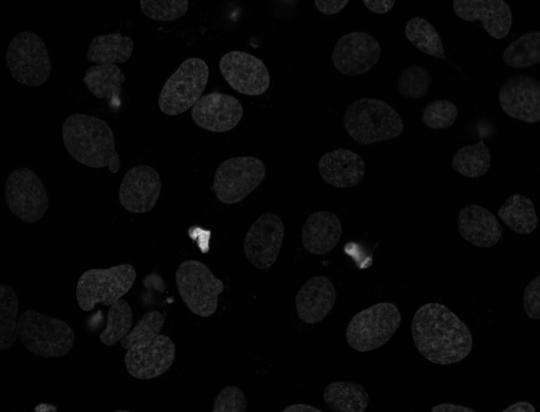
#> input picture Project 1/original/4.png, 540 x 412 px; the run also reads 2 pictures not shown here
$ python HW1.py
#> lines starting #> are read from the running program, lines starting #| are printed output that depends on the picture; after the words box and inside, x2 and y2 are one past the last pixel; in counts of white or black regions, pixels touching at a corner belong together
import cv2
import numpy as np
import os.path

def median_fiter(image, kernel_size):
    image_median = image.copy()
    k = kernel_size // 2
    image_median_boarder = cv2.copyMakeBorder(image_median, k, k, k, k, cv2.BORDER_REFLECT)
    for i in range(k, image_median_boarder.shape[0]-k):
        for j in range(k, image_median_boarder.shape[1]-k):
            kernel = image_median_boarder[i-k:i+kernel_size-k, j-k:j+kernel_size-k]
            median_value = np.median(kernel)
            image_median[i-k, j-k] = median_value
    return image_median

def my_integral(image):
    integral_image = image.copy()
    integral_image = np.concatenate((np.zeros((1, image.shape[1])), integral_image), axis=0)
    integral_image = np.concatenate((np.zeros((image.shape[0]+1, 1)), integral_image), axis=1)
    integral_image = integral_image.astype(int)
    integral_image = np.cumsum(integral_image, axis = 1)
    integral_image = np.cumsum(integral_image, axis = 0)
    return integral_image

filename = 'original/4.png'
original_img = cv2.imread(filename, cv2.IMREAD_GRAYSCALE)
#> original_img is the input picture: shape (412, 540); min 0, max 219, mean 6.9
# cv2.namedWindow('original')
# cv2.imshow('original', original_img)
# cv2.waitKey(0)

filename = 'noise/4.png'
noise_img = cv2.imread(filename, cv2.IMREAD_GRAYSCALE)
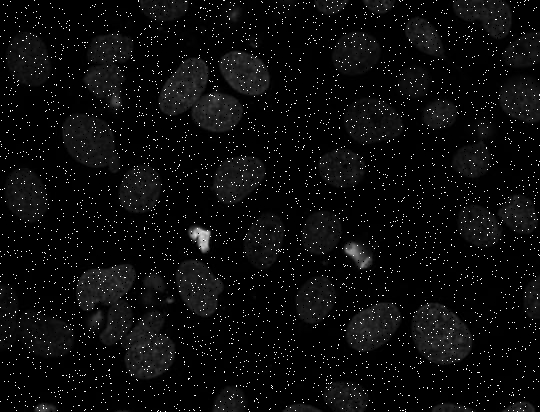
#> input picture Project 1/noise/4.png, 540 x 412 px
#> noise_img is the input picture: shape (412, 540); min 0, max 255, mean 11.7
# cv2.namedWindow('noise')
# cv2.imshow('noise', noise_img)
# cv2.waitKey(0)

# Filter salt and pepper noise using median filter
filename = 'filtered/filtered_img.png'
if not os.path.exists(filename):
    filtered_img = median_fiter(noise_img, 3)
    cv2.imwrite(filename, filtered_img)
filtered_img = cv2.imread(filename, cv2.IMREAD_GRAYSCALE)
cv2.namedWindow('filtered', cv2.WINDOW_NORMAL)
cv2.imshow('filtered', filtered_img)
cv2.waitKey(0)

# Convert image from grayscale to binary
thr, binary_img = cv2.threshold(filtered_img, 6, 255, cv2.THRESH_BINARY)
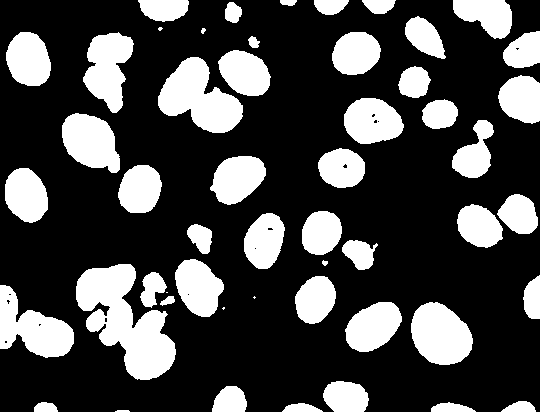
#> binary_img: shape (412, 540); 27.8% white; 52 white regions (4 under 20 px), largest, box (x1, y1, x2, y2) and area: (76, 264, 176, 380) 6058, (158, 57, 243, 133) 3710, (0, 285, 74, 358) 2955
# cv2.namedWindow('binary1')
# cv2.imshow('binary1', binary_img)
# cv2.waitKey(0)

# Closing
strel = cv2.getStructuringElement(cv2.MORPH_ELLIPSE, (3,3))
binary_img = cv2.morphologyEx(binary_img, cv2.MORPH_CLOSE, strel)
#> binary_img: shape (412, 540); 27.9% white; 51 white regions (3 under 20 px), largest, box (x1, y1, x2, y2) and area: (76, 264, 176, 380) 6074, (158, 57, 243, 133) 3713, (0, 285, 74, 358) 2970
# cv2.namedWindow('binary closing')
# cv2.imshow('binary closing', binary_img)
# cv2.waitKey(0)

# Opening
strel = cv2.getStructuringElement(cv2.MORPH_ELLIPSE, (13,13))
binary_img = cv2.morphologyEx(binary_img, cv2.MORPH_OPEN, strel)
#> binary_img: shape (412, 540); 27.3% white; 43 white regions, largest, box (x1, y1, x2, y2) and area: (76, 264, 176, 380) 6003, (158, 57, 243, 133) 3679, (411, 302, 473, 365) 2897
# [9 lines of commented-out code are left out]
strel = cv2.getStructuringElement(cv2.MORPH_ELLIPSE, (3,3))
binary_img = cv2.morphologyEx(binary_img, cv2.MORPH_CLOSE, strel, iterations=2)
#> binary_img: shape (412, 540); 27.4% white; 41 white regions, largest, box (x1, y1, x2, y2) and area: (76, 264, 176, 380) 6054, (158, 57, 243, 133) 3685, (0, 285, 74, 358) 2918
# cv2.namedWindow('binary closing2')
# cv2.imshow('binary closing2', binary_img)
# cv2.waitKey(0)

# Opening
strel = cv2.getStructuringElement(cv2.MORPH_ELLIPSE, (13 ,13))
binary_img = cv2.morphologyEx(binary_img, cv2.MORPH_OPEN, strel)
#> binary_img: shape (412, 540); 27.4% white; 43 white regions, largest, box (x1, y1, x2, y2) and area: (76, 264, 176, 380) 6050, (158, 57, 243, 133) 3685, (0, 285, 74, 358) 2918
# cv2.namedWindow('binary opening2')
# cv2.imshow('binary opening2', binary_img)
# cv2.waitKey(0)

cv2.namedWindow('binary preprocessed2', cv2.WINDOW_NORMAL)
cv2.imshow('binary preprocessed2', binary_img)
cv2.waitKey(0)

# Red color in BGR
color = (0, 0, 255)
# Line thickness of 2 pixels
thickness = 1
font = cv2.FONT_HERSHEY_SIMPLEX
fontScale = 0.5

# Integral
filename = 'summed_area_table.npy'
if not os.path.exists(filename):
    int_img = my_integral(filtered_img)
    np.save('summed_area_table.npy', int_img)
int_img = np.load(filename)
#> (reads Project 1/summed_area_table.npy from the repository)

# Check if summed_area_table and cv2.integral are the same
# opencv_int_img = cv2.integral(filtered_img)
# print((int_img == opencv_int_img).all())

# Find connected components and statistics
n_labels, labels = cv2.connectedComponents(binary_img)
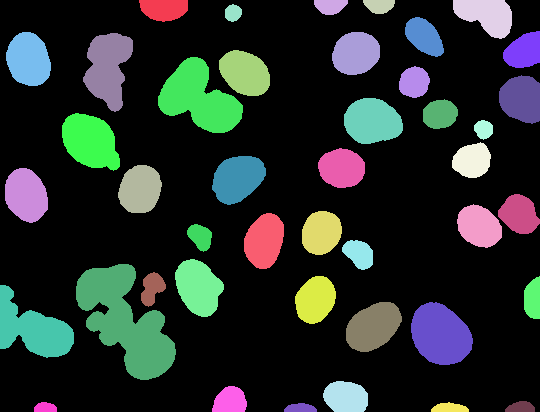
#> labels: shape (412, 540) int32; 44 distinct labels, from 0 to 43; one colour per label, 0 black
#> n_labels = 44
filtered_img = cv2.cvtColor(filtered_img, cv2.COLOR_GRAY2BGR)

for label in range(1, n_labels):
    mask = np.array(labels, dtype=np.uint8)
    mask[labels == label] = 255
    mask[labels != label] = 0
    x, y, w, h = cv2.boundingRect(mask)
    filtered_img = cv2.rectangle(filtered_img, (x, y),(x+w, y+h), color, thickness)
    org = (int(x+0.1*w), int(y+h*0.9))
    filtered_img = cv2.putText(filtered_img, str(label), org, font, fontScale, color, thickness, cv2.LINE_AA)

    area = np.count_nonzero(mask == 255)
    bounding_box_area = w*h
    mean_graylevel_value = (int_img[y, x] - int_img[h+y, x] - int_img[y, w+x] + int_img[h+y, w+x])/bounding_box_area

    print("---- Region " + str(label) + ": ----")
    print("Area (px):", area)
    print("Bounding Box Area (px):", bounding_box_area)
    print("Mean graylevel value in bounding box:", mean_graylevel_value)
#> this loop made 43 passes
#> (x, y, w, h, org, area, bounding_box_area, mean_graylevel_value) on passes 1 to 12: (139, 0, 49, 22, (143, 19), 866, 1078, 15.28), (314, 0, 34, 15, (317, 13), 392, 510, 16.78), (363, 0, 32, 14, (366, 12), 346, 448, 18.97), (453, 0, 59, 39, (458, 35), 1574, 2301, 15.55), (225, 4, 17, 18, (226, 20), 234, 306, 14.82), (405, 17, 39, 40, (408, 53), 1023, 1560, 16.14), (503, 31, 37, 37, (506, 64), 1032, 1369, 12.51), (6, 32, 45, 54, (10, 80), 1878, 2430, 12.66), (83, 33, 50, 79, (88, 104), 2548, 3950, 14.97), (332, 32, 48, 43, (336, 70), 1642, 2064, 13.51), (219, 50, 51, 46, (224, 91), 1761, 2346, 25.99), (158, 57, 85, 76, (166, 125), 3685, 6460, 22.14)
#> (printed output is left out)
#> pass 1, `mask = np.array(labels, dtype=np.uint8)`:
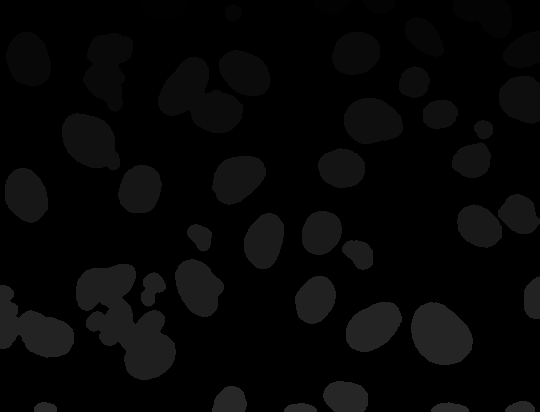
#> mask: shape (412, 540); min 0, max 43, mean 6
#> pass 1, `filtered_img = cv2.rectangle(filtered_img, (x, y),(x+w, y+h), color, t..`:
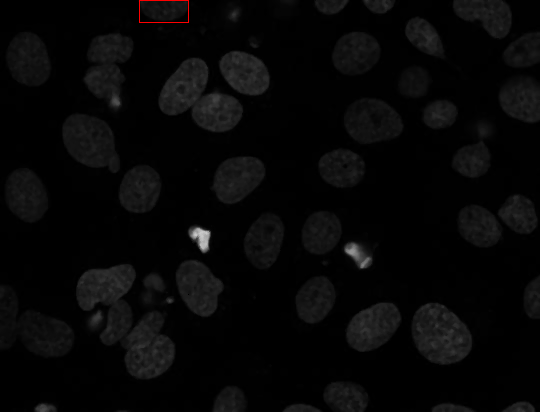
#> filtered_img: shape (412, 540, 3); mean B, G, R 6.9, 6.9, 7.1
#> after the loop:
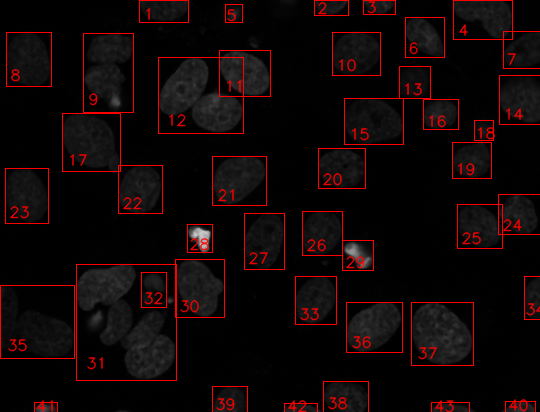
#> filtered_img: shape (412, 540, 3); mean B, G, R 6.6, 6.6, 17.1
#> after the loop:
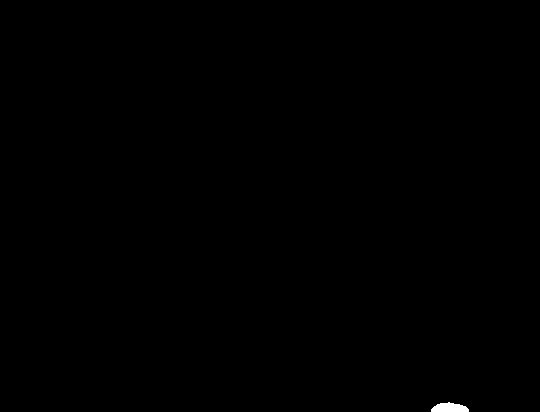
#> mask: shape (412, 540); 0.13% white; 1 white region, box (x1, y1, x2, y2) and area: (431, 402, 469, 412) 282

# cv2.namedWindow('connected components', cv2.WINDOW_NORMAL)
# cv2.imshow('connected components', filtered_img)
# cv2.waitKey(0)

# Save the final image
filename = 'final/final_img_filtered.png'
if not os.path.exists(filename):
    cv2.imwrite(filename, filtered_img)

final_img = cv2.imread(filename)
cv2.namedWindow('final', cv2.WINDOW_NORMAL)
cv2.imshow('final', final_img)
cv2.waitKey(0)
